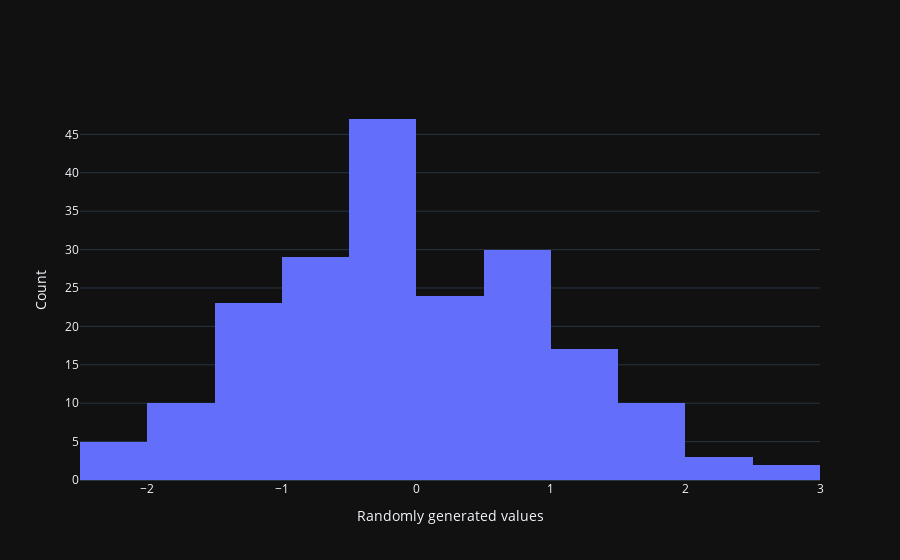

The cell this chart's notebook holds for it:
### Code cell
hist_trace = go.Histogram(
    x=random_numbers
)

data = [hist_trace]
layout = go.Layout(
    xaxis=dict(title='Randomly generated values'),
    yaxis=dict(title='Count')
)
fig = go.Figure(data=data, layout=layout)
offline.iplot(fig)

### Figure 1 — Plotly figure (JSON) as saved in the notebook; plotly's stock layout.template omitted (floating-point values rounded to 4 significant figures; data arrays with more than 128 entries replaced by an {"elided": "..."} marker saying what was removed)
{"data": [{"x": {"elided": "200 float values"}, "type": "histogram"}], "layout": {"xaxis": {"title": {"text": "Randomly generated values"}}, "yaxis": {"title": {"text": "Count"}}}}
